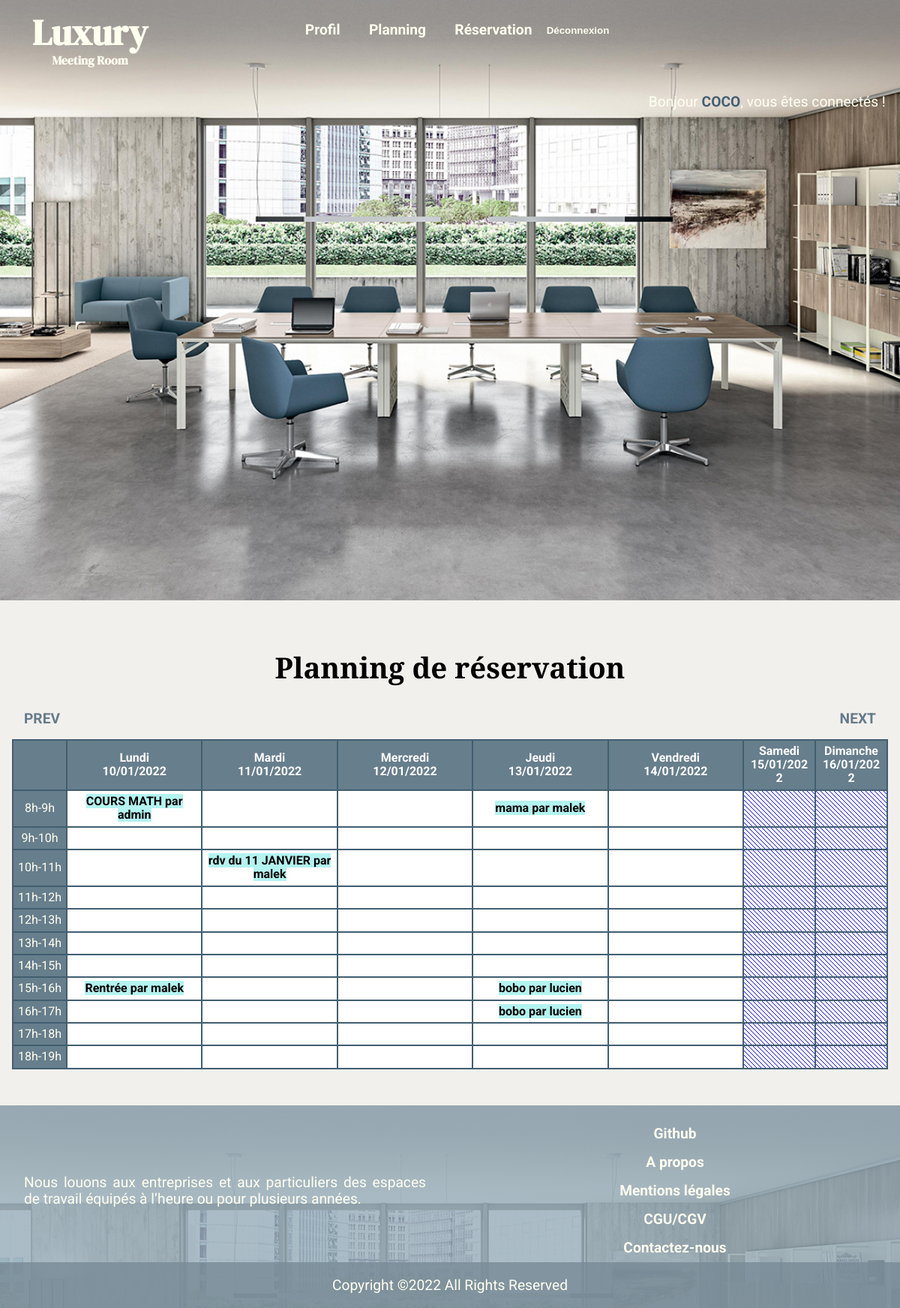
Page /view/planning.php (signed in) on the committed database.
### tables this page shows
CREATE TABLE IF NOT EXISTS `reservations` (
  `id` int(11) NOT NULL AUTO_INCREMENT,
  `titre` varchar(255) NOT NULL,
  `description` text NOT NULL,
  `debut` datetime NOT NULL,
  `fin` datetime NOT NULL,
  `id_utilisateur` int(11) NOT NULL,
  PRIMARY KEY (`id`)
);

CREATE TABLE IF NOT EXISTS `utilisateurs` (
  `id` int(11) NOT NULL AUTO_INCREMENT,
  `login` varchar(255) NOT NULL,
  `password` varchar(255) NOT NULL,
  PRIMARY KEY (`id`)
);

### traitements/page-traitement/traitement-planning.php (called while the page is built, shortened)
<?php
require ('bdd.php');
if(isset($_GET['week'])) {
    $week = $_GET['week'];
    if($week>0) {
        $req = mysqli_query($bdd, "SELECT debut, fin, titre, login, reservations.id FROM reservations
        INNER JOIN utilisateurs ON reservations.id_utilisateur = utilisateurs.id WHERE WEEK(debut)=WEEK(NOW() + INTERVAL $week WEEK)");
    }
    if($week<0) {
        $newweek = substr($week,1);
        $req = mysqli_query($bdd, "SELECT debut, fin, titre, login, reservations.id FROM reservations
        INNER JOIN utilisateurs ON reservations.id_utilisateur = utilisateurs.id WHERE WEEK(debut)=WEEK(NOW() - INTERVAL $newweek WEEK)");
    }
    elseif($week==0) {
        $req = mysqli_query($bdd, "SELECT debut, fin, titre, login, reservations.id FROM reservations
        INNER JOIN utilisateurs ON reservations.id_utilisateur = utilisateurs.id WHERE WEEK(debut)=WEEK(NOW())");
    }
}
else {
    $req = mysqli_query($bdd, "SELECT debut, fin, titre, login, reservations.id FROM reservations
    INNER JOIN utilisateurs ON reservations.id_utilisateur = utilisateurs.id WHERE WEEK(debut)=WEEK(NOW())");
}
$res = mysqli_fetch_all($req, MYSQLI_ASSOC);
?>

### view/planning.php (the view, shortened to what this page needs)
<?php
require ('../traitements/page-traitement/bdd.php');
require ('../traitements/page-traitement/traitement-planning.php');
?>
<!DOCTYPE html>
<html lang="fr">
    <head>
        <link href="../styles/css/css.css" rel="stylesheet">
    </head>
    <body class="body-inscription">
    <?php require ('require/header.php'); ?>
        <main>
            <section class="section-planning">
                <h2>Planning de réservation</h2>
                <?php
                if(isset($_GET['week'])) {
                    $week = $_GET['week'];
                    echo "<div class='next-prev'><a href='planning.php?week=".($week-1)."'>PREV</a>";
                    echo "<a href='planning.php?week=".($week+1)."'>NEXT</a></div>";
                }
                else {
                    echo "<div class='next-prev'><a href='planning.php?week=-1'>PREV</a>";
                    echo "<a href='planning.php?week=1'>NEXT</a></div>";
                }
                ?>
                <table>
                    <thead>
                        <tr>
                            <th></th>
                        <?php
                        if(isset($_GET['week'])){
                            $date = new DateTime("mon this week $week weeks");
                            echo "<th>Lundi<br>".date("d/m/Y", $date->getTimeStamp())."</th>";
                            $date = new DateTime("tue this week $week weeks");
                            echo "<th>Mardi<br>".date("d/m/Y", $date->getTimeStamp())."</th>";
                            $date = new DateTime("wed this week $week weeks");
                            echo "<th>Mercredi<br>".date("d/m/Y", $date->getTimeStamp())."</th>";
                            $date = new DateTime("thu this week $week weeks");
                            echo "<th>Jeudi<br>".date("d/m/Y", $date->getTimeStamp())."</th>";
                            $date = new DateTime("fri this week $week weeks");
                            echo "<th>Vendredi<br>".date("d/m/Y", $date->getTimeStamp())."</th>";
                            $date = new DateTime("sat this week $week week");
                            echo "<th>Samedi<br>".date("d/m/Y", $date->getTimeStamp())."</th>";
                            $date = new DateTime("sun this week $week weeks");
                            echo "<th>Dimanche<br>".date("d/m/Y", $date->getTimeStamp())."</th>";
                        }
                        else {
                            $week = 0;
                            $date = new DateTime("mon this week $week weeks");
                            echo "<th>Lundi<br>".date("d/m/Y", $date->getTimeStamp())."</th>";
                            $date = new DateTime("tue this week $week weeks");
                            echo "<th>Mardi<br>".date("d/m/Y", $date->getTimeStamp())."</th>";
                            $date = new DateTime("wed this week $week weeks");
                            echo "<th>Mercredi<br>".date("d/m/Y", $date->getTimeStamp())."</th>";
                            $date = new DateTime("thu this week $week weeks");
                            echo "<th>Jeudi<br>".date("d/m/Y", $date->getTimeStamp())."</th>";
                            $date = new DateTime("fri this week $week weeks");
                            echo "<th>Vendredi<br>".date("d/m/Y", $date->getTimeStamp())."</th>";
                            $date = new DateTime("sat this week $week week");
                            echo "<th>Samedi<br>".date("d/m/Y", $date->getTimeStamp())."</th>";
                            $date = new DateTime("sun this week $week weeks");
                            echo "<th>Dimanche<br>".date("d/m/Y", $date->getTimeStamp())."</th>";
                        }?>
                        </tr>
                    </thead>
                    <tbody>
                    <?php
                    for($h=8;$h<19;$h++) {
                        echo "<tr><td>".$h."h-".($h+1)."h</td>";
                        for($c=1;$c<=7; $c++) {
                            echo "<td>";
                            foreach ($res as $value) {
                                $date_debut = strtotime($value['debut']);
                                $day_debut = date('N', $date_debut);
                                $heure_debut = date('H', $date_debut);
                                $date_fin = strtotime($value['fin']);
                                $heure_fin = date('H', $date_fin);
                                $heure_debut = intval($heure_debut);
                                $heure_fin = intval($heure_fin);
                                $id_res = $value['id'];
                                if($day_debut==$c && $heure_debut==$h) {
                                    echo "<a class='lien-reserv' href='reservation.php?id=$id_res'>".$value['titre']." par ".$value['login']."</a>";
                                }
                                elseif ($day_debut==$c && $heure_fin>$h && $heure_debut<$h) {
                                    echo "<a class='lien-reserv' href='reservation.php?id=$id_res'>".$value['titre']." par ".$value['login']."</a>";
                                }
                            }
                            echo "</td>";
                        }
                        echo "</tr>";
                    }
                    ?>
                    </tbody>
                </table>
            </section>
        </main>
        <?php require('require/footer.php'); ?>
    </body>
</html>

### styles/css/css.css (style rules this page uses)
* { box-sizing : border-box; margin: 0; padding: 0; }
html,body { width: 100%; }
body { scroll-behavior: smooth; line-height: 1.15; margin : 0; font-family: 'Roboto', sans-serif; font-size: 1.2em; background-color: #f2f0ed; }
h1, h2 { margin: 0; padding: 0.5em; font-family: 'Cormorant Garamond', serif; font-size: 2em; text-align: center; }
a { text-decoration : none; font-weight : bold; color: black; }
main { margin : 0; background-repeat: no-repeat; }
section { padding: 1em; }
.section-planning { padding: 0; margin: 2rem auto; }
.next-prev { display: flex; justify-content: space-between; width: 100%; margin: auto; text-align: center; }
.next-prev a { color: rgb(65, 94, 112, 80%); padding: 1rem; }
table { table-layout: fixed; width: 100%; margin: auto; border-collapse: collapse; background-color: white; font-size: 0.5rem; word-break: break-word; }
th, td { border: 2px solid rgb(65, 94, 112); border-collapse: collapse; text-align: center; padding: 5px; }
thead th { background-color: rgb(65, 94, 112, 80%); color: white; }
thead th:nth-child(1), thead th:nth-child(7), thead th:nth-child(8) { width: 6vw; }
td:nth-child(1) { background-color: rgb(65, 94, 112, 80%); color: ivory; }
td:nth-child(7), td:nth-child(8) { background: linear-gradient(45deg, #00f 1%, #fff 1%, #fff 49%, #00f 49%, #00f 51%, #fff 51%, #fff 99%, #00f 99%); background-size: 6px 6px; background-position: 50px 50px; }
.lien-reserv { background-color: rgb(179, 243, 240); }
@media screen and (min-width: 1024px) { .section-planning { padding: 1rem; } }
@media screen and (min-width: 1024px) { table { font-size: 1rem; } }
@media screen and (min-width: 1024px) { thead th:nth-child(7), thead th:nth-child(8) { width: 8vw; } }

### rows in the picture
reservations: titre "COURS MATH", id_utilisateur.login "admin"
reservations: titre "mama", id_utilisateur.login "malek"
reservations: titre "rdv du 11 JANVIER", id_utilisateur.login "malek"
reservations: titre "Rentrée", id_utilisateur.login "malek"
reservations: titre "bobo", id_utilisateur.login "lucien"

### other values in the picture
$_SESSION['login'] "COCO"
date("d/m/Y", $date->getTimeStamp()) "10/01/2022"
date("d/m/Y", $date->getTimeStamp()) "11/01/2022"
date("d/m/Y", $date->getTimeStamp()) "12/01/2022"
date("d/m/Y", $date->getTimeStamp()) "13/01/2022"
date("d/m/Y", $date->getTimeStamp()) "14/01/2022"
date("d/m/Y", $date->getTimeStamp()) "15/01/2022"
date("d/m/Y", $date->getTimeStamp()) "16/01/2022"
